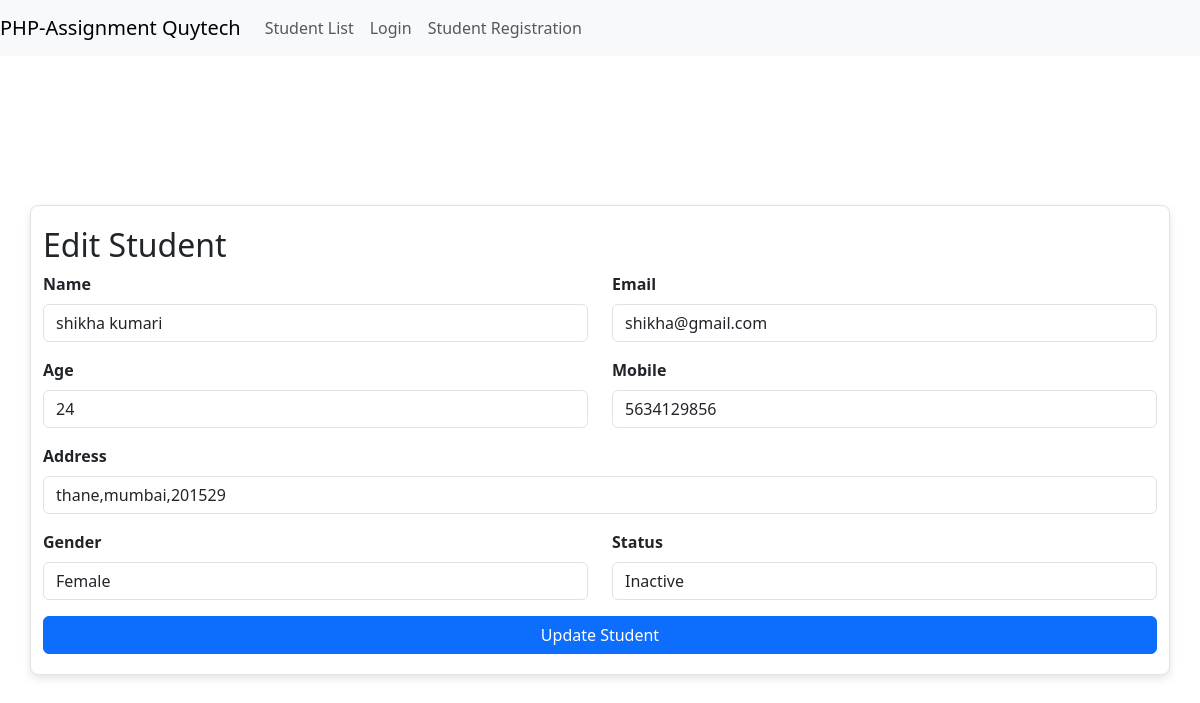
The app's page /edit_student.php?id=5 with its own data.
### tables this page shows
CREATE TABLE `students` (
  `id` int(11) NOT NULL,
  `name` varchar(255) NOT NULL,
  `age` int(11) NOT NULL,
  `mobile` varchar(15) NOT NULL,
  `email` varchar(255) NOT NULL,
  `gender` varchar(10) NOT NULL,
  `address` varchar(255) NOT NULL,
  `status` varchar(50) NOT NULL
);

### edit_student.php (the view, shortened to what this page needs)
<?php
include 'header.php';
include 'navbar.php';
include 'database.php';
$id = $_GET['id'];
$result = $conn->query("SELECT * FROM students WHERE id = $id");
$currentStudent = $result->fetch_assoc();
?>
<div class="container" style="margin-top: 100px;">
    <h2>Edit Student</h2>
    <form method="POST">
        <div class="row mb-3">
            <div class="col-md-6">
                <label for="name" class="form-label">Name</label>
                <input type="text" class="form-control" id="name" name="name" value="<?php echo $currentStudent['name']; ?>" required>
            </div>
            <div class="col-md-6">
                <label for="email" class="form-label">Email</label>
                <input type="email" class="form-control" id="email" name="email" value="<?php echo $currentStudent['email']; ?>" required>
            </div>
        </div>
        <div class="row mb-3">
            <div class="col-md-6">
                <label for="age" class="form-label">Age</label>
                <input type="number" class="form-control" id="age" name="age" value="<?php echo $currentStudent['age']; ?>" required>
            </div>
            <div class="col-md-6">
                <label for="mobile" class="form-label">Mobile</label>
                <input type="text" class="form-control" id="mobile" name="mobile" value="<?php echo $currentStudent['mobile']; ?>" required>
            </div>
        </div>
        <div class="mb-3">
            <label for="address" class="form-label">Address</label>
            <input type="text" class="form-control" id="address" name="address" value="<?php echo $currentStudent['address']; ?>" required>
        </div>
        <div class="row mb-3">
            <div class="col-md-6">
                <label for="gender" class="form-label">Gender</label>
                <select class="form-control" id="gender" name="gender" required>
                    <option value="Female" <?php echo $currentStudent['gender'] == 'Female' ? 'selected' : ''; ?>>Female</option>
                </select>
            </div>
            <div class="col-md-6">
                <label for="status" class="form-label">Status</label>
                <select class="form-control" id="status" name="status" required>
                    <option value="Inactive" <?php echo $currentStudent['status'] == 'Inactive' ? 'selected' : ''; ?>>Inactive</option>
                </select>
            </div>
        </div>
        <button type="submit" class="btn btn-primary">Update Student</button>
    </form>
</div>
<?php include 'footer.php'; ?>

### css/styles.css (style rules this page uses)
body { margin: 0; padding: 0; font-family: Arial, sans-serif; background-color: #f8f9fa; display: flex; justify-content: center; align-items: center; height: 100vh; }
.container { width: 100%; max-width: 400px; margin: 20px; padding: 20px; background-color: #ffffff; border: 1px solid #dee2e6; border-radius: 8px; box-shadow: 0 4px 8px rgba(0, 0, 0, 0.1); }
.mb-3 { margin-bottom: 1rem; }
.form-control { width: 100%; border: 1px solid #ced4da; border-radius: 4px; display: block; box-sizing: border-box; }
label { font-weight: bold; }
button { width: 100%; padding: 10px; background-color: #007bff; border: none; color: white; border-radius: 4px; cursor: pointer; }

### records on screen
students: name "shikha kumari", email "shikha@gmail.com", age "24", mobile "5634129856", address "thane,mumbai,201529", gender "Female", status "Inactive"
